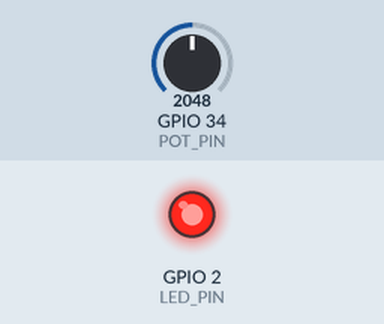
Recording of a sketch running on a simulated ESP32. Parts: output pins drawn as LEDs (lit = HIGH). The inputs (shaded band) are chosen by the test bench; at power-on: GPIO 34 (POT_PIN) = 2048.

Above: at 1.2 s.
1.3 s: GPIO 34 (POT_PIN) set to 1976
At 2.2 s:
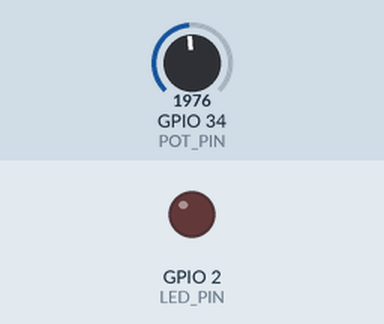
2.8 s: GPIO 34 (POT_PIN) set to 2087
At 3.4 s:
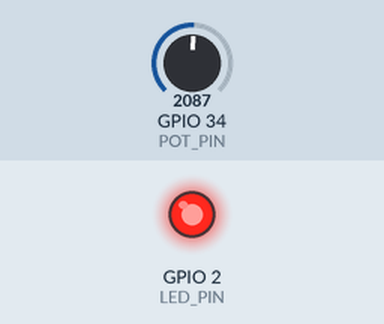
4.3 s: GPIO 34 (POT_PIN) set to 2047
At 4.6 s:
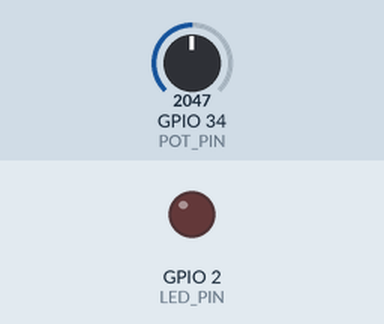
Timing chart, 0 to 7.3 s (numbered marks = the images above; inputs shaded):
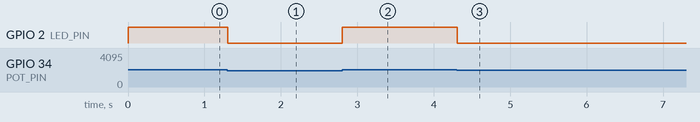

Measured:
- the behaviour switches between 2048 and 2047 on GPIO 34 (POT_PIN) (found by bisection; images 0 and 1)
- after the input at 1.3 s, GPIO 2 (LED_PIN): HIGH → LOW at once
- after the input at 2.8 s, GPIO 2 (LED_PIN): LOW → HIGH at once
- after the input at 4.3 s, GPIO 2 (LED_PIN): HIGH → LOW at once

The sketch:

first_stepss.ino
```cpp
#include <Arduino.h>

const int POT_PIN = 34;
const int LED_PIN = 2;

void setup() {
  pinMode(LED_PIN, OUTPUT);
}

void loop() {
  int value = analogRead(POT_PIN);

  if (value > 2047) {
    digitalWrite(LED_PIN, HIGH);
  } else {
    digitalWrite(LED_PIN, LOW);
  }

  delay(100);
}
```
